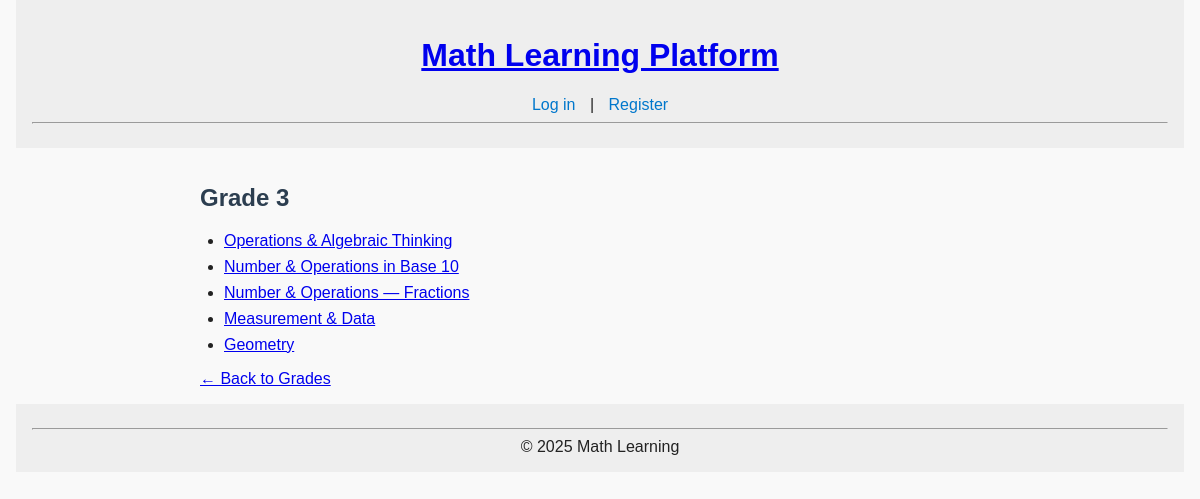
/curriculum/3/, run on an earlier commit of the app's database.
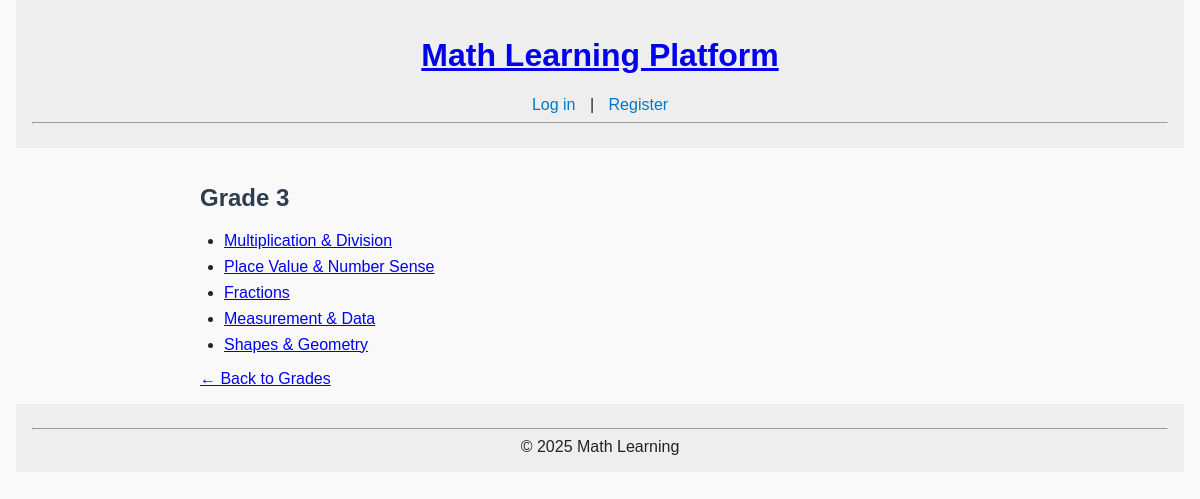
And on a later commit of the database.
### curriculum/models.py (models this page shows, shortened)
class Domain(models.Model):
    grade = models.ForeignKey(Grade, on_delete=models.CASCADE, related_name="domains")
    name  = models.CharField(max_length=100)
    slug  = models.SlugField(max_length=120, blank=True)
    sort_order = models.PositiveSmallIntegerField(default=00)
    class Meta:
        unique_together = ("grade", "name")
        ordering = ["grade__level", "sort_order", "name"]

### curriculum/views.py (the view)
# urls.py: path("<int:grade_level>/", DomainListView.as_view(), name="domain_list"),
class DomainListView(ListView):
    template_name = "curriculum/domain_list.html"
    context_object_name = "domains"
    def get_queryset(self):
        self.grade = get_object_or_404(Grade, level=self.kwargs["grade_level"])
        return self.grade.domains.order_by("sort_order")
    def get_context_data(self, **kwargs):
        ctx = super().get_context_data(**kwargs)
        ctx["grade"] = self.grade
        return ctx

### curriculum/templates/curriculum/domain_list.html (shortened to what this page needs)
{% extends "base.html" %}
{% block content %}
<h2>Grade {{ grade.level }}</h2>
<ul>
  {% for domain in domains %}
    <li>
      <a href="{% url 'curriculum:standard_list' grade.level domain.slug %}">
        {{ domain.name }}
      </a>
    </li>
  {% endfor %}
</ul>
<a href="{% url 'curriculum:grade_list' %}">← Back to Grades</a>
{% endblock %}

What changed in the data, as far as the page shows it:
removed Domain: name "Operations & Algebraic Thinking"
removed Domain: name "Number & Operations in Base 10"
added Domain: name "Multiplication & Division"
added Domain: name "Place Value & Number Sense"
changed Domain: name "Number & Operations — Fractions" → "Fractions"
changed Domain: name "Geometry" → "Shapes & Geometry"
